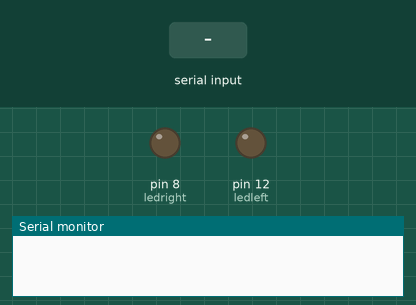
A sketch run on a simulated Arduino Uno, built with avr-gcc and run on an emulated ATmega328P. On the bench: output pins drawn as LEDs (lit = HIGH), the last lines printed to the serial monitor. Inputs (shaded band) come from the test bench.

Above: at 1.2 s.
1.3 s: "1" received over Serial
At 2.0 s:
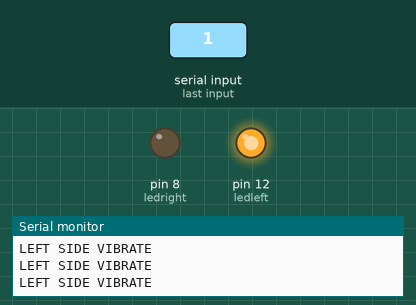
2.8 s: "2" received over Serial
At 3.2 s:
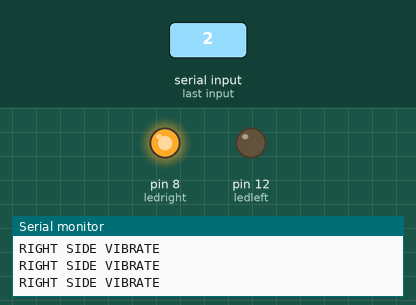
Timing chart, 0 to 5.8 s (numbered marks = the images above; inputs shaded):
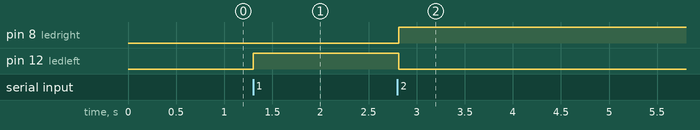

The sketch:

leftright.ino
```cpp
#include <elapsedMillis.h>
int ledleft = 12;
int ledright = 8;
int state = 0;
elapsedMillis timeElapsed;
void setup() {
  pinMode(ledleft, OUTPUT);
  pinMode(ledright, OUTPUT);
  digitalWrite(ledleft, LOW);
  digitalWrite(ledright, LOW);
  Serial.begin(9600);
  //default for bluetooth module
}

void loop() {
  timeElapsed = 0;
  if (Serial.available() > 0){ // if there is data
    state = Serial.read();
  }

  if (state == '1'){
    digitalWrite(ledright, LOW);
    digitalWrite(ledleft, HIGH);
    Serial.println("LEFT SIDE VIBRATE"); // send back to phone
    if (timeElapsed > 180){
      digitalWrite(ledleft, LOW);
      state = 0;
    }
    //state = 1;
  }

  else if (state == '2'){
    digitalWrite(ledleft, LOW);
    digitalWrite(ledright, HIGH);
    Serial.println("RIGHT SIDE VIBRATE");
    if (timeElapsed > 180){
      digitalWrite(ledright, LOW);
      state = 0;
    }
    //state = 2;

  }
  else if (state == 0){
    digitalWrite(ledleft, LOW);
    digitalWrite(ledright, LOW);
  }
}
```

Measured:
- after the input at 1.3 s, pin 12 (ledleft): LOW → HIGH at once
- after the input at 2.8 s, pin 8 (ledright): LOW → HIGH at once; pin 12 (ledleft): HIGH → LOW at once
